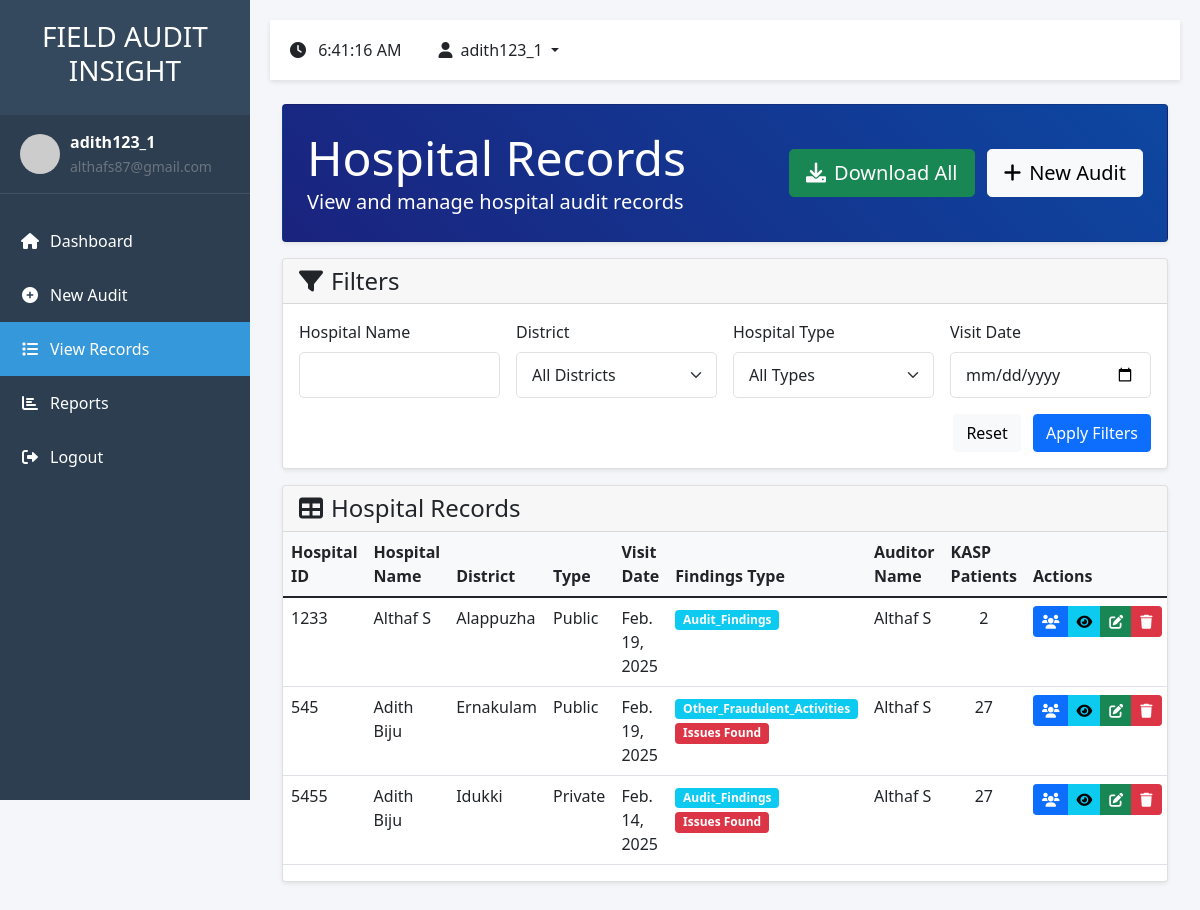
The page /audit/records/ (signed in) on the database its author committed.
### audit/models.py (models this page shows, shortened)
class FieldAudit(models.Model):
    STATUS_CHOICES = [
        ('Pending', 'Pending'),
        ('In Progress', 'In Progress'),
        ('Completed', 'Completed'),
    ]
    EHCP_TYPES = [
        ('Public', 'Public'),
        ('Private', 'Private'),
    ]
    district = models.ForeignKey(District, on_delete=models.PROTECT)
    hospital_id = models.CharField(max_length=50)
    ehcp_name = models.CharField(max_length=200)
    ehcp_type = models.CharField(max_length=10, choices=EHCP_TYPES)
    auditor_name = models.CharField(max_length=100)
    designation = models.CharField(max_length=100)
    visit_date = models.DateField()
    visit_time = models.TimeField()
    current_location = models.CharField(max_length=200)
    latitude = models.DecimalField(max_digits=9, decimal_places=6, null=True, blank=True)
    longitude = models.DecimalField(max_digits=9, decimal_places=6, null=True, blank=True)
    ekgp_patients = models.IntegerField(default=0)
    pmjay_patients = models.IntegerField(default=0)
    beneficiaries = models.IntegerField(default=0)
    findings_type = models.CharField(
        max_length=50,
        choices=[
            ('audit_findings', 'AUDIT FINDINGS'),
            ('hnqa_related', 'HNQA RELATED'),
            ('other_fraudulent_activities', 'ANY OTHER FRAUDULENT ACTIVITIES')
        ],
        null=True,
        blank=True,
        default=None
    )
    audit_findings_value = models.CharField(max_length=3, choices=[('Yes', 'Yes'), ('No', 'No')], null=True, blank=True)
    finding_type = models.CharField(max_length=50, null=True, blank=True)
    abuse_type = models.CharField(max_length=50, null=True, blank=True)
    oope_type = models.CharField(max_length=50, null=True, blank=True)
    hnqa_value = models.CharField(max_length=3, choices=[('Yes', 'Yes'), ('No', 'No')], null=True, blank=True)
    hnqa_type = models.CharField(max_length=50, null=True, blank=True)
    infrastructure_type = models.CharField(max_length=50, null=True, blank=True)
    hr_type = models.CharField(max_length=50, null=True, blank=True)
    services_type = models.CharField(max_length=50, null=True, blank=True)
    fraudulent_value = models.CharField(max_length=3, choices=[('Yes', 'Yes'), ('No', 'No')], null=True, blank=True)
    fraudulent_type = models.CharField(max_length=100, null=True, blank=True)
    signature = models.TextField(null=True, blank=True)  # Store base64 signature data
    photos = models.JSONField(null=True, blank=True)  # Store list of photo paths
    infrastructure_score = models.IntegerField(default=0)
    service_score = models.IntegerField(default=0)
    documentation_score = models.IntegerField(default=0)
    feedback_score = models.IntegerField(default=0)
    status = models.CharField(max_length=20, choices=STATUS_CHOICES, default='Pending')
    observations = models.TextField(blank=True)
    recommendations = models.TextField(blank=True)
    created_at = models.DateTimeField(auto_now_add=True)
    updated_at = models.DateTimeField(auto_now=True)
    class Meta:
        ordering = ['-visit_date', 'ehcp_name']

class District(models.Model):
    name = models.CharField(max_length=100, unique=True)
    def __str__(self):
        return self.name
    class Meta:
        ordering = ['name']

### audit/views.py (the view)
# urls.py: path('audit/records/', views.view_records, name='view_records'),
@login_required
def view_records(request):
    audits = FieldAudit.objects.select_related('district').all().order_by('-visit_date')
    districts = District.objects.all()
    ehcp_name = request.GET.get('ehcp_name')
    if ehcp_name:
        audits = audits.filter(ehcp_name__icontains=ehcp_name)
    district = request.GET.get('district')
    if district:
        audits = audits.filter(district__name=district)
    ehcp_type = request.GET.get('ehcp_type')
    if ehcp_type:
        audits = audits.filter(ehcp_type=ehcp_type)
    visit_date = request.GET.get('visit_date')
    if visit_date:
        audits = audits.filter(visit_date=visit_date)
    context = {
        'audits': audits,
        'districts': districts,
        'download_link': request.build_absolute_uri(reverse('download_all_data'))
    }
    return render(request, 'audit/view_records.html', context)

### audit/templates/audit/view_records.html (shortened to what this page needs)
{% extends 'audit/base.html' %}
{% load static %}
{% block content %}
<div class="container-fluid">
    <div class="card bg-gradient-primary text-white mb-3">
        <div class="card-body p-4">
            <div class="d-flex justify-content-between align-items-center">
                <div>
                    <h1 class="display-5 mb-0">Hospital Records</h1>
                    <p class="lead mb-0">View and manage hospital audit records</p>
                </div>
                <div>
                    <a href="{% url 'download_all_data' %}" class="btn btn-success btn-lg me-2">
                        <i class="fas fa-download me-2"></i>Download All
                    </a>
                    <a href="{% url 'audit_form' %}" class="btn btn-light btn-lg">
                        <i class="fas fa-plus me-2"></i>New Audit
                    </a>
                </div>
            </div>
        </div>
    </div>
    <div class="card mb-3">
        <div class="card-header">
            <h4 class="mb-0"><i class="fas fa-filter me-2"></i>Filters</h4>
        </div>
        <div class="card-body">
            <form method="get" class="row g-3">
                <div class="col-md-3">
                    <label class="form-label">Hospital Name</label>
                    <input type="text" class="form-control" name="ehcp_name" value="{{ request.GET.ehcp_name }}">
                </div>
                <div class="col-md-3">
                    <label class="form-label">District</label>
                    <select class="form-select" name="district">
                        <option value="">All Districts</option>
                    </select>
                </div>
                <div class="col-md-3">
                    <label class="form-label">Hospital Type</label>
                    <select class="form-select" name="ehcp_type">
                        <option value="">All Types</option>
                    </select>
                </div>
                <div class="col-md-3">
                    <label class="form-label">Visit Date</label>
                    <input type="date" class="form-control" name="visit_date" value="{{ request.GET.visit_date }}">
                </div>
                <div class="col-12 text-end">
                    <button type="reset" class="btn btn-light me-2">Reset</button>
                    <button type="submit" class="btn btn-primary">Apply Filters</button>
                </div>
            </form>
        </div>
    </div>
    <div class="card">
        <div class="card-header">
            <h4 class="mb-0"><i class="fas fa-table me-2"></i>Hospital Records</h4>
        </div>
        <div class="card-body p-0">
            <div class="table-responsive">
                <table class="table table-hover">
                    <thead>
                        <tr>
                            <th>Hospital ID</th>
                            <th>Hospital Name</th>
                            <th>District</th>
                            <th>Type</th>
                            <th>Visit Date</th>
                            <th>Findings Type</th>
                            <th>Auditor Name</th>
                            <th>KASP Patients</th>
                            <th>Actions</th>
                        </tr>
                    </thead>
                    <tbody>
                        {% for audit in audits %}
                        <tr>
                            <td>{{ audit.hospital_id }}</td>
                            <td>{{ audit.ehcp_name }}</td>
                            <td>{{ audit.district.name }}</td>
                            <td>{{ audit.ehcp_type }}</td>
                            <td>{{ audit.visit_date }}</td>
                            <td>
                                {% if audit.findings_type %}
                                    <span class="badge bg-info">{{ audit.findings_type|title }}</span>
                                    {% if audit.audit_findings_value == 'Yes' or audit.hnqa_value == 'Yes' or audit.fraudulent_value == 'Yes' %}
                                        <span class="badge bg-danger">Issues Found</span>
                                    {% endif %}
                                {% else %}
                                    <span class="badge bg-secondary">Not Specified</span>
                                {% endif %}
                            </td>
                            <td>{{ audit.auditor_name }}</td>
                            <td class="text-center">{{ audit.ekgp_patients }}</td>
                            <td class="text-end">
                                <div class="btn-group">
                                    <a href="{% url 'hospital_patients' hospital_id=audit.hospital_id %}"
                                       class="btn btn-sm btn-primary"
                                       title="View Patients">
                                        <i class="fas fa-users"></i>
                                    </a>
                                    <button type="button" class="btn btn-sm btn-info"
                                            onclick="viewDetails('{{ audit.hospital_id }}')"
                                            title="View Details">
                                        <i class="fas fa-eye"></i>
                                    </button>
                                    <button type="button" class="btn btn-sm btn-success"
                                            onclick="editRecord('{{ audit.hospital_id }}')"
                                            title="Edit">
                                        <i class="fas fa-edit"></i>
                                    </button>
                                    <button type="button" class="btn btn-sm btn-danger"
                                            onclick="deleteRecord('{{ audit.hospital_id }}')"
                                            title="Delete">
                                        <i class="fas fa-trash"></i>
                                    </button>
                                </div>
                            </td>
                        </tr>
                        {% empty %}
                        <tr>
                            <td colspan="9" class="text-center py-4">
                                <p class="text-muted mb-0">No audit records found</p>
                            </td>
                        </tr>
                        {% endfor %}
                    </tbody>
                </table>
            </div>
        </div>
    </div>
</div>
{% endblock %}

### audit/templates/audit/base.html (shortened to what this page needs)
<!DOCTYPE html>
<html lang="en">
<head>
    <link href="https://cdn.jsdelivr.net/npm/bootstrap@5.1.3/dist/css/bootstrap.min.css" rel="stylesheet">
    <link href="https://cdnjs.cloudflare.com/ajax/libs/font-awesome/6.0.0/css/all.min.css" rel="stylesheet">
</head>
<body>
    <nav id="sidebar">
        <div class="sidebar-header">
            <h3>FIELD AUDIT INSIGHT</h3>
        </div>
        {% if user.is_authenticated %}
        <div class="user-profile">
            <img src="https://ui-avatars.com/api/?name={{ user.username }}&background=random" alt="Profile">
            <div>
                <div class="fw-bold">{{ user.username }}</div>
                <small class="text-muted">{{ user.email }}</small>
            </div>
        </div>
        {% endif %}
        <ul class="list-unstyled components">
            <li class="{% if request.path == '/' %}active{% endif %}">
                <a href="{% url 'home' %}">
                    <i class="fas fa-home"></i>Dashboard
                </a>
            </li>
            {% if user.is_authenticated %}
            <li class="{% if 'audit/new' in request.path %}active{% endif %}">
                <a href="{% url 'audit_form' %}">
                    <i class="fas fa-plus-circle"></i>New Audit
                </a>
            </li>
            <li class="{% if 'records' in request.path %}active{% endif %}">
                <a href="{% url 'view_records' %}">
                    <i class="fas fa-list"></i>View Records
                </a>
            </li>
            <li class="{% if 'report' in request.path %}active{% endif %}">
                <a href="{% url 'report' %}">
                    <i class="fas fa-chart-bar"></i>Reports
                </a>
            </li>
            <li>
                <a href="{% url 'logout' %}">
                    <i class="fas fa-sign-out-alt"></i>Logout
                </a>
            </li>
            {% else %}
            <li class="{% if 'login' in request.path %}active{% endif %}">
                <a href="{% url 'login' %}">
                    <i class="fas fa-sign-in-alt"></i>Login
                </a>
            </li>
            {% endif %}
        </ul>
    </nav>
    <div id="content">
        <div class="top-header mb-4">
            <div class="d-flex align-items-center">
                <div class="me-3">
                    <i class="fas fa-clock me-2"></i>
                    <span id="currentTime"></span>
                </div>
                {% if user.is_authenticated %}
                <div class="dropdown">
                    <button class="btn btn-custom dropdown-toggle" type="button" id="userDropdown" data-bs-toggle="dropdown">
                        <i class="fas fa-user me-2"></i>{{ user.username }}
                    </button>
                </div>
                {% endif %}
            </div>
        </div>
        <div class="fade-in">
            {% block content %}{% endblock %}
        </div>
    </div>
</body>
</html>

### audit/templates/audit/base.html (style rules this page uses)
:root { --sidebar-width: 250px; --header-height: 60px; --primary-color: #2c3e50; --secondary-color: #34495e; --accent-color: #3498db; }
body { font-family: 'Segoe UI', Tahoma, Geneva, Verdana, sans-serif; background-color: #f5f6fa; overflow-x: hidden; }
#sidebar { position: fixed; width: var(--sidebar-width); height: 100vh; background: var(--primary-color); color: white; transition: all 0.3s; z-index: 1000; }
#sidebar .sidebar-header { padding: 20px; background: var(--secondary-color); text-align: center; }
#sidebar ul.components { padding: 20px 0; }
#sidebar ul li a { padding: 15px 20px; display: block; color: white; text-decoration: none; transition: all 0.3s; }
#sidebar ul li a i { margin-right: 10px; width: 20px; text-align: center; }
#sidebar ul li.active > a { background: var(--accent-color); }
#content { margin-left: var(--sidebar-width); padding: 20px; min-height: 100vh; transition: all 0.3s; }
.top-header { height: var(--header-height); background: white; box-shadow: 0 2px 5px rgba(0,0,0,0.1); padding: 0 20px; display: flex; align-items: center; justify-content: space-between; position: sticky; top: 0; z-index: 900; }
.btn-custom { padding: 10px 20px; border-radius: 5px; font-weight: 500; transition: all 0.3s; }
.form-control, .form-select { border-radius: 5px; padding: 10px 15px; border: 1px solid #e1e1e1; }
.user-profile { display: flex; align-items: center; padding: 15px 20px; border-bottom: 1px solid rgba(255,255,255,0.1); }
.user-profile img { width: 40px; height: 40px; border-radius: 50%; margin-right: 10px; }
.fade-in { animation: fadeIn 0.5s ease-in; }

### audit/templates/audit/view_records.html (style rules this page uses)
.bg-gradient-primary { background: linear-gradient(45deg, #1a237e, #0d47a1); }
.card { box-shadow: 0 0.125rem 0.25rem rgba(0, 0, 0, 0.075); margin-bottom: 1.5rem; }
.table th { font-weight: 600; background-color: #f8f9fa; }
.btn-group .btn { padding: 0.25rem 0.5rem; }

### rows shown on the page
FieldAudit: hospital_id "1233", ehcp_name "Althaf S", district.name "Alappuzha", ehcp_type "Public", visit_date "Feb. 19, 2025", findings_type "Audit_Findings", auditor_name "Althaf S", ekgp_patients "2"
FieldAudit: hospital_id "545", ehcp_name "Adith Biju", district.name "Ernakulam", ehcp_type "Public", visit_date "Feb. 19, 2025", findings_type "Other_Fraudulent_Activities", fraudulent_value "Issues Found", auditor_name "Althaf S", ekgp_patients "27"
FieldAudit: hospital_id "5455", ehcp_name "Adith Biju", district.name "Idukki", ehcp_type "Private", visit_date "Feb. 14, 2025", findings_type "Audit_Findings", audit_findings_value "Issues Found", auditor_name "Althaf S", ekgp_patients "27"

### other values the page prints
{{ user.username }} "adith123_1"
{{ user.email }} "althafs87@gmail.com"
